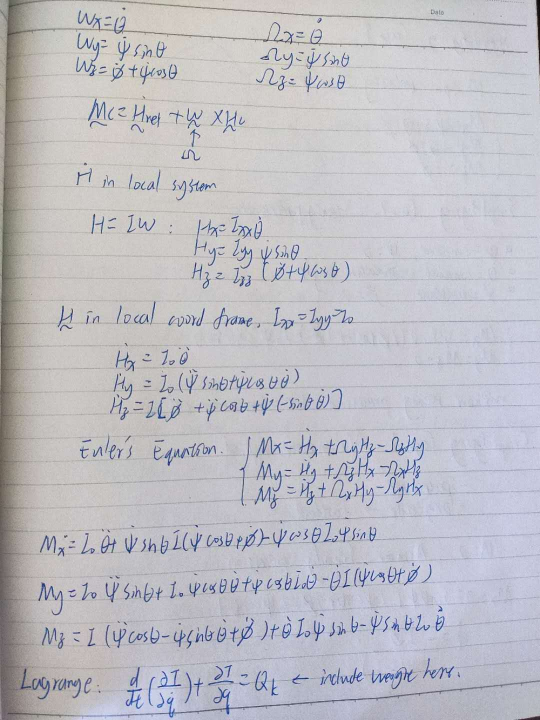
#> input picture documents/raw/GNHK_fail.jpg, 1080 x 1440 px (shown at 1/2 size)
$ python -i thresholding.py   (imports and definitions only)
#> lines starting #> are read from the running program, lines starting #| are printed output that depends on the picture
import cv2
import numpy as np


# [11 lines left out: function unsharp_mask, not called in this run]


def _estimate_macro_illumination(ch: np.ndarray) -> np.ndarray:
    """
    Estimates the smooth macro-scale paper illumination surface (~14% of page width)
    using an 8x-downsampled two-stage median (75th-percentile) filter followed by
    Gaussian smoothing.

    Unlike a small-kernel Gaussian blur (which gets pulled down on words and hollows
    out thin handwriting strokes) or morphological dilation (which latches onto bright
    JPEG noise spikes), the 75th-percentile macro estimator is 100% immune to dark
    ink strokes AND bright JPEG ringing.
    """
    h, w = ch.shape[:2]
    scale = 8
    sw, sh = max(16, w // scale), max(16, h // scale)
    small = cv2.resize(ch, (sw, sh), interpolation=cv2.INTER_AREA)

    win = max(15, int(sw * 0.14)) | 1
    med = cv2.medianBlur(small, win)
    upper = np.maximum(small, med)
    p75 = cv2.medianBlur(upper, win)

    bg_small = cv2.GaussianBlur(p75.astype(np.float32), (0, 0), sigmaX=10, sigmaY=10)
    return cv2.resize(bg_small, (w, h), interpolation=cv2.INTER_CUBIC)


def magic_color_document(
    img: np.ndarray,
    contrast_boost: float = 2.2,
    sharpen: bool = True,
) -> np.ndarray:
    """
    Pro-grade 'Magic Color' document enhancement:
    1. Macro-scale 75th-percentile illumination normalization flattens uneven shadows
       without ever dipping on dense words or erasing thin strokes.
    2. Retinal lateral-inhibition local contrast (Difference-of-Gaussians at stroke
       scale sigma=4.2px and edge scale sigma=1.2px) recovers faint thin pen strokes
       even when phone-ISP sharpening halos lift them above the open-paper level.
    3. Smooth rational Reinhard tone curve produces spotless 255 snow-white paper
       while keeping character interiors open, anti-aliased, and bold.
    """
    if img.ndim == 2:
        return magic_gray_document(img, contrast_boost=contrast_boost, sharpen=sharpen)

    gray = cv2.cvtColor(img, cv2.COLOR_BGR2GRAY).astype(np.float32)
    bg_gray = _estimate_macro_illumination(img[:, :, 1])

    # Activity gate: 1.0 within ~7px of any ink stroke, 0.0 on empty open paper
    # Prevents any JPEG mosquito noise on open paper from being amplified.
    se = cv2.getStructuringElement(cv2.MORPH_ELLIPSE, (11, 11))
    local_darkest = cv2.erode(gray, se)
    near_text = np.clip(
        (bg_gray - 13.0 - cv2.GaussianBlur(local_darkest, (0, 0), sigmaX=4.0)) / 18.0,
        0.0,
        1.0,
    )

    b = max(1.0, float(contrast_boost))
    out = np.empty_like(img)

    for c in range(3):
        ch = img[:, :, c].astype(np.float32)
        bg = _estimate_macro_illumination(img[:, :, c])

        # 1. Macro ink deficit (4.5-level dead-zone keeps flat paper strictly at 0 -> pure white 255)
        d_macro = np.maximum(0.0, bg - 4.5 - ch) / (bg + 1e-5)

        if sharpen:
            # 2. Local surround contrast at stroke scale (sigma=4.2) & fine edge scale (sigma=1.25)
            g_surround = cv2.GaussianBlur(ch, (0, 0), sigmaX=4.2, sigmaY=4.2)
            g_fine = cv2.GaussianBlur(ch, (0, 0), sigmaX=1.25, sigmaY=1.25)

            d_local = near_text * np.maximum(0.0, g_surround - 1.5 - ch) / (g_surround + 1e-5)
            d_edge = near_text * (g_fine - ch) / (g_surround + 1e-5)
            d_total = np.clip(d_macro + 0.85 * d_local + 0.55 * d_edge, 0.0, 1.0)
        else:
            d_total = np.clip(d_macro, 0.0, 1.0)

        # 3. Rational tone curve: full gain on faint strokes, smooth roll-off on dark ink
        ink = (b * 1.30 * d_total) / (1.0 + (b * 0.75) * d_total)
        out[:, :, c] = np.clip((1.0 - ink) * 255.0, 0.0, 255.0).astype(np.uint8)

    return out


# [53 lines left out: functions magic_gray_document, thresh_document, not called in this run]


def enhance_document(
    img: np.ndarray,
    style: str = "magic_color",
    contrast_boost: float = 2.2,
    sharpen: bool = True,
) -> np.ndarray:
    """
    Convenience router to enhance document images by style:
    - 'magic_color': CamScanner-style clean white paper with vivid ink colors
    - 'magic_gray': Smooth anti-aliased grayscale
    - 'bw': Crisp high-contrast black and white
    """
    if style == "magic_color":
        return magic_color_document(img, contrast_boost=contrast_boost, sharpen=sharpen)
    elif style == "magic_gray":
        return magic_gray_document(img, contrast_boost=contrast_boost, sharpen=sharpen)
    elif style == "bw":
        return thresh_document(img, contrast_boost=contrast_boost, sharpen=sharpen)
    return img

>>> import cv2
>>> picture = cv2.imread('../documents/raw/GNHK_fail.jpg')
#> picture is the input picture: shape (1440, 1080, 3); mean B, G, R 196.1, 189.6, 190.3
>>> result = enhance_document(picture)
#> in magic_color_document, `gray = cv2.cvtColor(img, cv2.COLOR_BGR2GRAY).astype(np.float32)`:
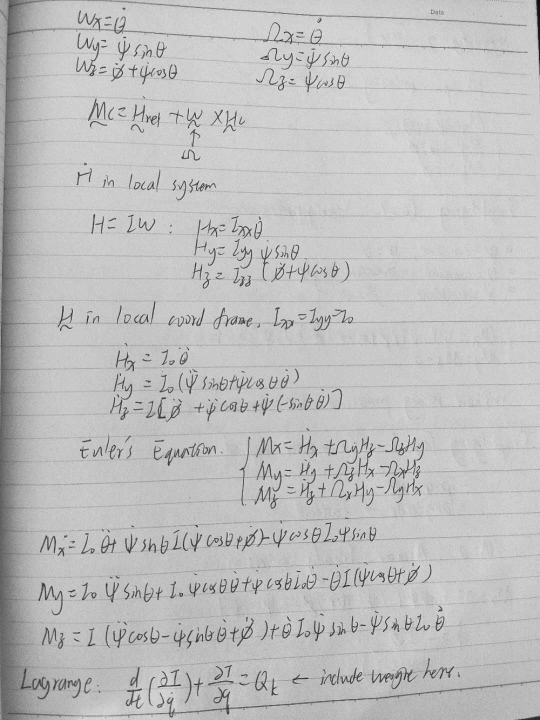
#> gray: shape (1440, 1080) float32 (shown at 1/2 size); min 3, max 251, mean 190.6
#> in _estimate_macro_illumination, `bg_small = cv2.GaussianBlur(p75.astype(np.float32), (0, 0), sigmaX=10,..`:
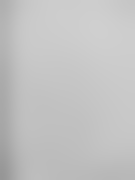
#> bg_small: shape (180, 135) float32; min 150.3, max 207.4, mean 194.6
#> in magic_color_document, `local_darkest = cv2.erode(gray, se)`:
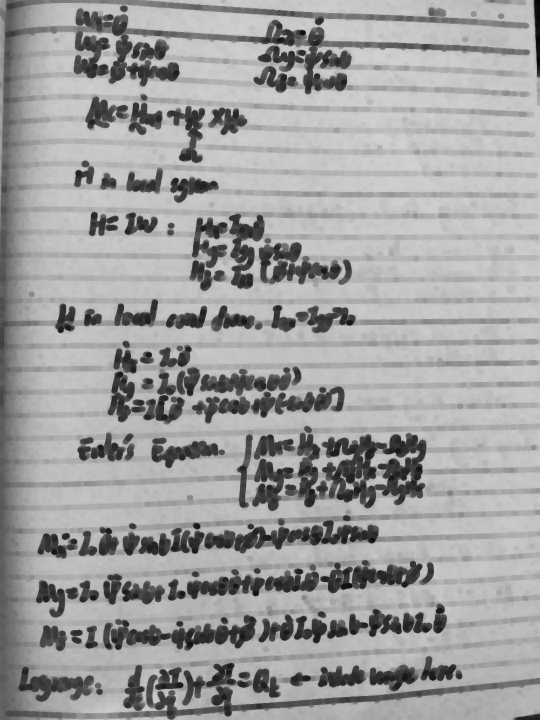
#> local_darkest: shape (1440, 1080) float32 (shown at 1/2 size); min 3, max 211, mean 159.6
#> in magic_color_document, `near_text = np.clip( (bg_gray - 13.0 - cv2.GaussianBlur(local_darkest,..`:
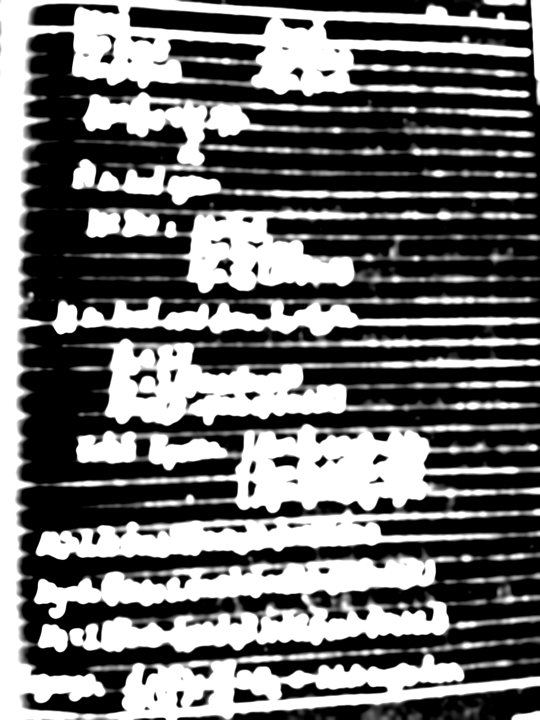
#> near_text: shape (1440, 1080) float32 (shown at 1/2 size); min 0, max 1, mean 0.434
#> the loop in magic_color_document, `for c in range(3):` made 3 passes
#> pass 1, in _estimate_macro_illumination (call 2), `upper = np.maximum(small, med)`:
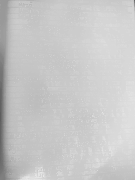
#> upper: shape (180, 135); min 93, max 233, mean 199.7
#> after the loop in magic_color_document, `for c in range(3):`:
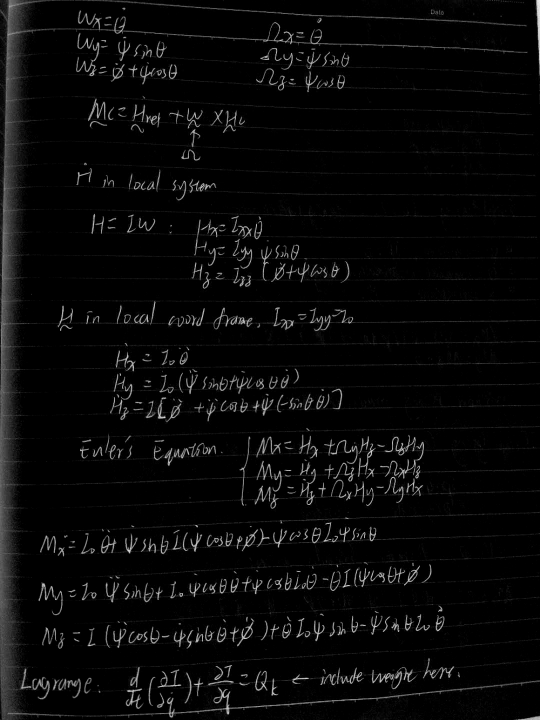
#> d_macro: shape (1440, 1080) float32 (shown at 1/2 size); min 0, max 0.955, mean 0.0347
#> after the loop in magic_color_document, `for c in range(3):`:
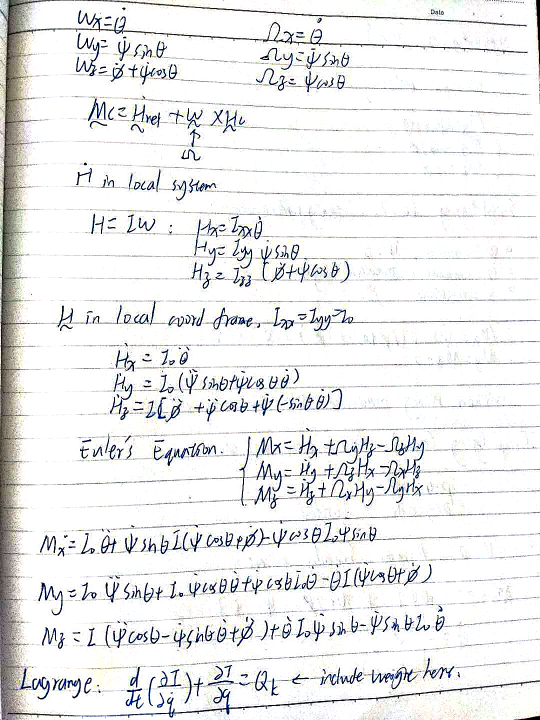
#> out: shape (1440, 1080, 3) (shown at 1/2 size); mean B, G, R 235.8, 235.5, 235.2
